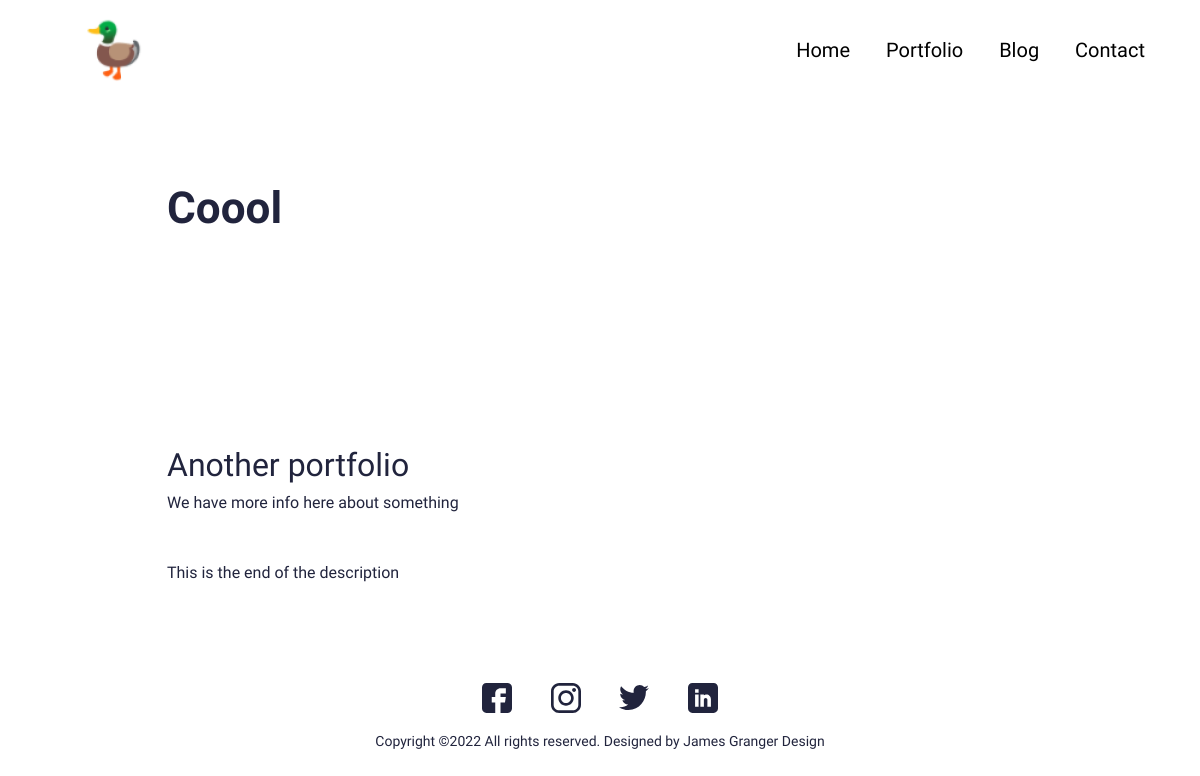
Screenshot of /portfolio/coool with the database file from the repository.
### main/models.py (models this page shows, shortened)
class Portfolio(models.Model):
    class Meta:
        verbose_name_plural = 'Portfolio Profiles'
        verbose_name = 'Portfolio'
        ordering = ["name"]
    date = models.DateTimeField(blank=True, null=True)
    name = models.CharField(max_length=200, blank=True, null=True)
    description = models.CharField(max_length=500, blank=True, null=True)
    body = RichTextField(blank=True, null=True)
    image = models.ImageField(blank=True, null=True, upload_to="portfolio")
    slug = models.SlugField(null=True, blank=True)
    is_active = models.BooleanField(default=True)

### main/views.py (the view)
# urls.py: path('portfolio/<slug:slug>', views.PortfolioDetailView.as_view(), name="portfolio"),
class PortfolioDetailView(generic.DetailView):
	model = Portfolio
	template_name = "main/portfolio-detail.html"

### resume_demo/context_processors.py (called while the page is built)
def project_context(request):
	context = {
		'me': User.objects.first(),
	}
	return context

### main/templates/main/portfolio-detail.html (shortened to what this page needs)
{% extends 'main/base.html' %}
{% load static %}
{% block content %}
<section>
  <div class="innerPageBannerCol">
    <div class="container">
      <div class="row g-4 g-md-3  align-items-center">
        <div class="col-md-6">
          <div class="bannerContent">
            <h1 class="xlTitle pb-md-3">{{object.name}}</h1>
          </div>
        </div>
      </div>
    </div>
  </div>
</section>
<section>
  <div class="sectionSpaceSm">
    <div class="container">
      {{object.body|safe}}
    </div>
  </div>
</section>
{%endblock%}

### static/css/style.css (style rules this page uses)
:root { --primaryColor: #9C07B6; --primaryDarkColor: #3D0048; --primaryHoverColor: #900AA8; --secondaryColor: #F9B000; --baseColor: #21243D; --baseFont: 'Heebo', sans-serif; --titleFont: 'Courier Prime', monospace; --regular: 400; --medium: 500; --bold: 700; --black: 900; --lightBg: #F1F1F1; }
html { scroll-behavior: smooth; }
body { font-family: var(--baseFont); color: var(--baseColor); line-height: normal; }
.xlTitle { font-size: 44px; line-height: 1.3; font-weight: var(--bold); font-family: var(--titleFont) }
.sectionSpaceSm { padding: 35px 0; }
.innerPageBannerCol { padding: 180px 0 150px; }
@media (min-width:992px) { .container, .container-lg, .container-md, .container-sm, .container-xl, .container-xxl { max-width: 890px; } }

### rows the page displays
Portfolio: name "Coool", body "Another portfolio We have more info here about something This is the end of the description"
